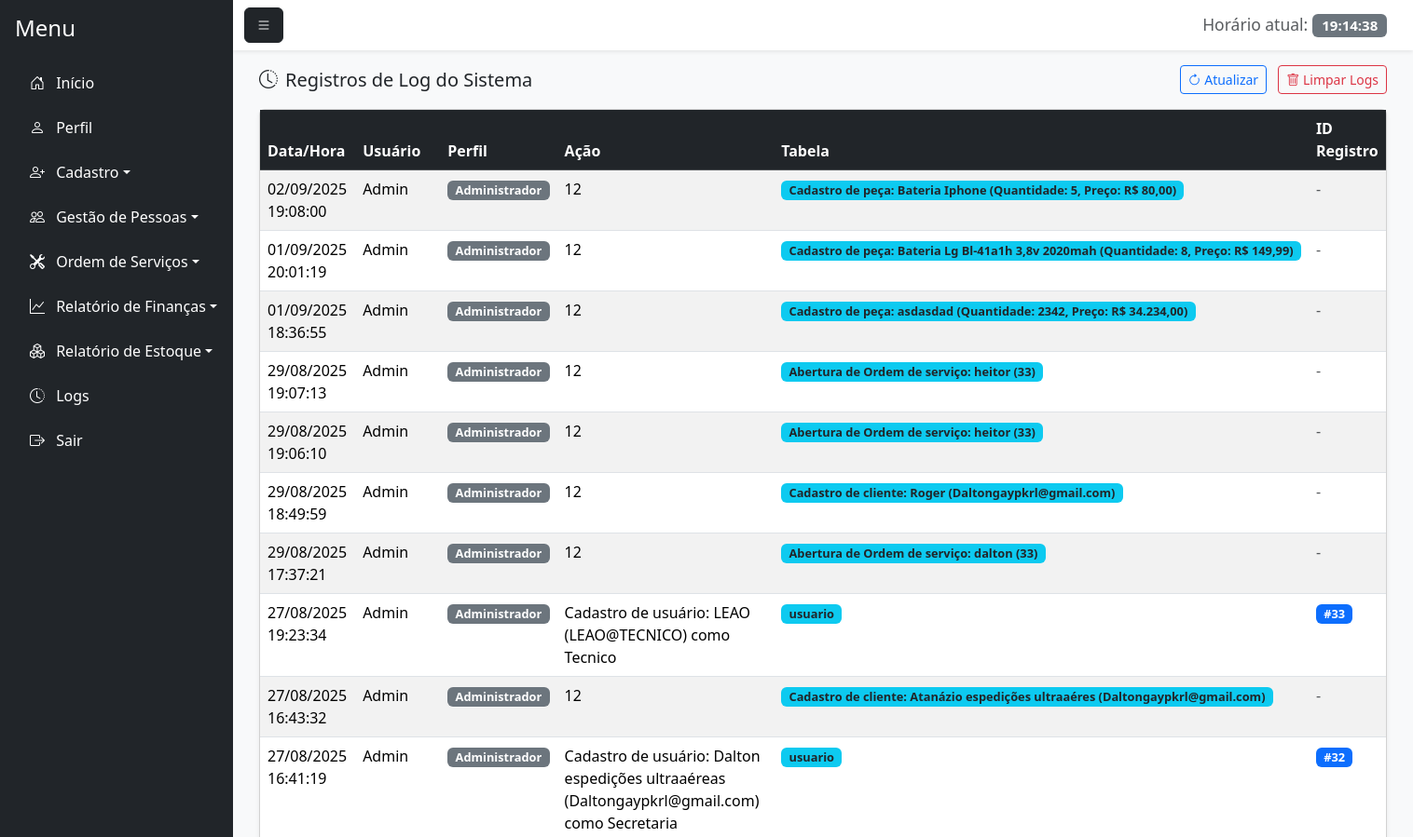
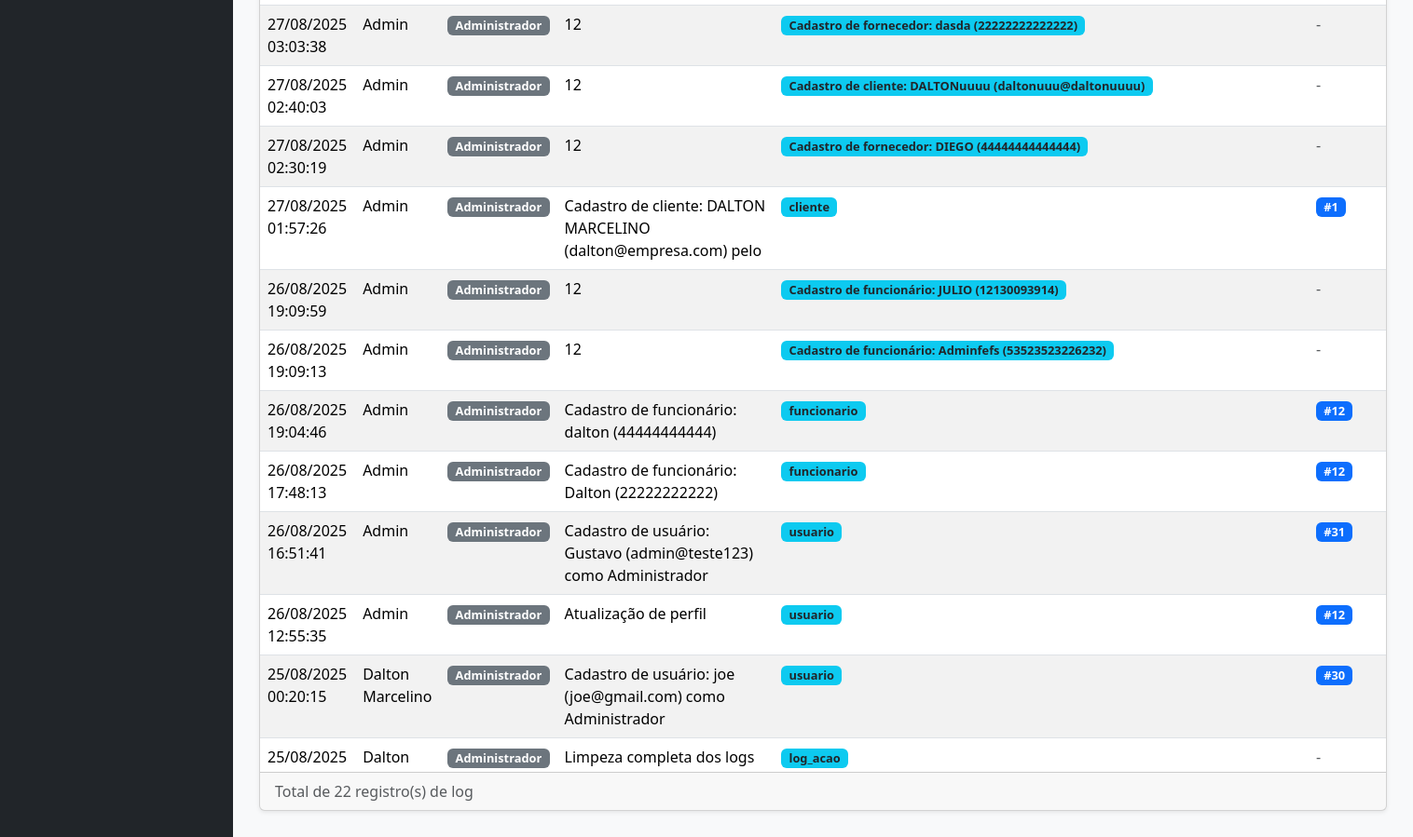
The page /logs.php (signed in) on the database its author committed (2 pictures, top to bottom).
### tables this page shows
CREATE TABLE `log_acao` (
  `id_log` int(11) NOT NULL,
  `id_usuario` int(11) NOT NULL,
  `id_perfil` int(11) NOT NULL,
  `acao` varchar(255) NOT NULL,
  `tabela_afetada` varchar(100) NOT NULL,
  `id_registro` int(11) DEFAULT NULL,
  `data_hora` timestamp NOT NULL DEFAULT current_timestamp()
);

CREATE TABLE `usuario` (
  `id_usuario` int(11) NOT NULL,
  `nome_usuario` varchar(100) NOT NULL,
  `senha` varchar(255) NOT NULL,
  `email` varchar(100) NOT NULL,
  `senha_temporaria` tinyint(1) DEFAULT 0,
  `id_perfil` int(11) NOT NULL,
  `status` enum('Ativo','Inativo') DEFAULT 'Ativo',
  `id_motivo_inatividade` int(11) DEFAULT NULL,
  `data_inatividade` date DEFAULT NULL,
  `observacao_inatividade` text DEFAULT NULL
);

CREATE TABLE `perfil` (
  `id_perfil` int(11) NOT NULL,
  `nome_perfil` varchar(100) NOT NULL
);

### logs.php (the view, shortened to what this page needs)
<?php
require_once 'conexao.php';
require_once 'php/permissoes.php';
$sql = "SELECT l.*, u.nome_usuario, p.nome_perfil
        FROM log_acao l
        JOIN usuario u ON l.id_usuario = u.id_usuario
        JOIN perfil p ON l.id_perfil = p.id_perfil
        ORDER BY l.data_hora DESC";
$stmt = $pdo->query($sql);
$logs = $stmt->fetchAll(PDO::FETCH_ASSOC);
?>
<!DOCTYPE html>
<html lang="pt-BR">
<head>
    <link href="https://cdn.jsdelivr.net/npm/bootstrap@5.3.7/dist/css/bootstrap.min.css" rel="stylesheet">
    <link href="https://cdn.jsdelivr.net/npm/bootstrap-icons@1.11.1/font/bootstrap-icons.css" rel="stylesheet">
</head>
<body>
<div class="d-flex vh-100 bg-light">
    <div class="flex-grow-1 d-flex flex-column">
        <nav class="navbar navbar-light bg-white shadow-sm">
            <div class="container-fluid">
                <button class="btn btn-dark" id="menu-toggle"><i class="bi bi-list"></i></button>
                <span class="navbar-brand mb-0 h1">
                    <small class="text-muted">Horário atual:</small>
                    <span id="liveClock" class="badge bg-secondary"></span>
                </span>
            </div>
        </nav>
        <div class="flex-grow-1 p-3" style="overflow-y: auto;">
            <div class="container-fluid">
                <div class="d-flex justify-content-between align-items-center mb-3">
                    <h5 class="mb-0"><i class="bi bi-clock-history me-2"></i>Registros de Log do Sistema</h5>
                    <div>
                        <button class="btn btn-outline-primary btn-sm me-2" onclick="window.location.reload()">
                            <i class="bi bi-arrow-clockwise"></i> Atualizar
                        </button>
                        <?php if ($_SESSION['perfil'] == 1): ?>
                            <button class="btn btn-outline-danger btn-sm" onclick="confirmarLimpezaLogs()">
                                <i class="bi bi-trash"></i> Limpar Logs
                            </button>
                        <?php endif; ?>
                    </div>
                </div>
                <div class="card shadow-sm">
                    <div class="card-body p-0">
                        <div class="table-responsive">
                            <table class="table table-striped table-hover mb-0">
                                <thead class="table-dark sticky-top">
                                    <tr>
                                        <th>Data/Hora</th>
                                        <th>Usuário</th>
                                        <th>Perfil</th>
                                        <th>Ação</th>
                                        <th>Tabela</th>
                                        <th>ID Registro</th>
                                    </tr>
                                </thead>
                                <tbody>
                                    <?php if (!empty($logs)): ?>
                                        <?php foreach ($logs as $log): ?>
                                            <tr>
                                                <td><?= date('d/m/Y H:i:s', strtotime($log['data_hora'])) ?></td>
                                                <td><?= htmlspecialchars($log['nome_usuario']) ?></td>
                                                <td>
                                                    <span class="badge bg-secondary badge-log">
                                                        <?= htmlspecialchars($log['nome_perfil']) ?>
                                                    </span>
                                                </td>
                                                <td><?= htmlspecialchars($log['acao']) ?></td>
                                                <td>
                                                    <span class="badge bg-info text-dark badge-log">
                                                        <?= htmlspecialchars($log['tabela_afetada']) ?>
                                                    </span>
                                                </td>
                                                <td>
                                                    <?php if ($log['id_registro']): ?>
                                                        <span class="badge bg-primary badge-log">
                                                            #<?= htmlspecialchars($log['id_registro']) ?>
                                                        </span>
                                                    <?php else: ?>
                                                        <span class="text-muted">-</span>
                                                    <?php endif; ?>
                                                </td>
                                            </tr>
                                        <?php endforeach; ?>
                                    <?php endif; ?>
                                </tbody>
                            </table>
                        </div>
                    </div>
                    <?php if (!empty($logs)): ?>
                    <div class="card-footer py-2">
                        <div class="d-flex justify-content-between align-items-center">
                            <div>
                                <span class="text-muted">
                                    Total de <?= count($logs) ?> registro(s) de log
                                </span>
                            </div>
                        </div>
                    </div>
                    <?php endif; ?>
                </div>
            </div>
        </div>
    </div>
</div>
</body>
</html>

### php/permissoes.php (shortened to what this page needs)
<?php
$permissoes = [
    1 => [
        "Início" => ["principal.php"],
        "Perfil" => ["perfil.php"],
        "Cadastro" => [
            "cadastro_usuario.php", "cadastro_cliente.php", "cadastro_funcionario.php",
            "cadastro_fornecedor.php", "cadastro_pecas.php"
        ],
        "Gestão de Pessoas" => [
            "gestao_usuario.php", "gestao_cliente.php", "gestao_funcionario.php",
            "gestao_fornecedor.php"
        ],
        "Ordem de Serviços" => ["nova_ordem.php", "consultar_ordem.php", "pagamento.php"],
        "Relatório de Finanças" => ["relatorio_despesas.php", "relatorio_lucro.php"],
        "Relatório de Estoque" => [
            "relatorio_saida.php", "relatorio_pecas_estoque.php", "relatorio_uso.php"
        ],
        "Logs" => ["logs.php"],
    ],
    2 => [
        "Início" => ["principal.php"],
        "Perfil" => ["perfil.php"],
        "Cadastro" => [
            "cadastro_cliente.php", "cadastro_funcionario.php",
            "cadastro_fornecedor.php", "cadastro_pecas.php"
        ],
        "Gestão de Pessoas" => ["gestao_cliente.php"],
        "Ordem de Serviços" => ["nova_ordem.php", "consultar_ordem.php", "pagamento.php"],
        "Relatório de Estoque" => [
            "relatorio_saida.php", "relatorio_pecas_estoque.php", "relatorio_uso.php"
        ],
    ],
    3 => [
        "Início" => ["principal.php"],
        "Perfil" => ["perfil.php"],
        "Cadastro" => ["cadastro_cliente.php"],
        "Gestão de Pessoas" => ["gestao_cliente.php"],
        "Ordem de Serviços" => ["nova_ordem.php", "consultar_ordem.php", "pagamento.php"],
    ],
    4 => [
        "Início" => ["principal.php"],
        "Perfil" => ["perfil.php"],
        "Cadastro" => ["cadastro_pecas.php"],
        "Ordem de Serviços" => ["nova_ordem.php", "consultar_ordem.php", "pagamento.php"],
        "Relatório de Estoque" => [
            "relatorio_saida.php", "relatorio_pecas_estoque.php", "relatorio_uso.php"
        ],
    ],
];
$id_perfil = $_SESSION['perfil'];
$opcoes_menu = isset($permissoes[$id_perfil]) ? $permissoes[$id_perfil] : [];
$icones_menu = [
    "Início" => "bi-house-door",
    "Perfil" => "bi-person",
    "Cadastro" => "bi-person-plus",
    "Gestão de Pessoas" => "bi-people",
    "Ordem de Serviços" => "bi-tools",
    "Relatório de Finanças" => "bi-graph-up",
    "Relatório de Estoque" => "bi-boxes",
    "Logs" => "bi-clock-history"
];
function formatarNomeExibicao($nomeArquivo) {
    $nome = basename($nomeArquivo, ".php");
    $prefixos = ['cadastro_', 'gestao_', 'relatorio_'];
    foreach ($prefixos as $prefixo) {
        if (strpos($nome, $prefixo) === 0) {
            $nome = substr($nome, strlen($prefixo));
            break;
        }
    }
    $nome = str_replace("_", " ", $nome);
    $nome = ucwords($nome);
    return $nome;
}
$ids = [
    "principal.php" => "menu-inicio",
    "perfil.php" => "menu-perfil",
    "cadastro_usuario.php" => "cadastro_usuario",
    "cadastro_cliente.php" => "cadastro_cliente",
    "cadastro_funcionario.php" => "cadastro_funcionario",
    "cadastro_fornecedor.php" => "cadastro_fornecedor",
    "cadastro_pecas.php" => "cadastro_pecas",
    "gestao_usuario.php" => "menu-gestao-usuario",
    "gestao_cliente.php" => "menu-gestao-cliente",
    "gestao_funcionario.php" => "menu-gestao-funcionario",
    "gestao_fornecedor.php" => "menu-gestao-fornecedor",
    "nova_ordem.php" => "nova_ordem",
    "consultar_ordem.php" => "menu-consultar-ordem",
    "pagamento.php" => "menu-pagamento",
    "relatorio_despesas.php" => "menu-relatorio-despesas",
    "relatorio_lucro.php" => "menu-relatorio-lucro",
    "relatorio_saida.php" => "menu-relatorio-saida",
    "relatorio_pecas_estoque.php" => "menu-relatorio-pecas",
    "relatorio_uso.php" => "menu-relatorio-uso",
    "logs.php" => "menu-logs"
];
function obterIdManual($arquivo) {
    global $ids;
    return isset($ids[$arquivo]) ? $ids[$arquivo] : 'menu-' . basename($arquivo, '.php');
}
function gerarMenu($opcoes_menu, $icones_menu) {
    $html = '';
    foreach ($opcoes_menu as $categoria => $arquivos) {
        $icone = isset($icones_menu[$categoria]) ? $icones_menu[$categoria] : "bi-circle";
        if (count($arquivos) > 1) {
            $html .= '<li class="nav-item mb-2 dropdown">';
            $html .= '<a class="nav-link text-white dropdown-toggle" href="#" id="menu-' . strtolower(str_replace(' ', '-', $categoria)) . '" role="button" data-bs-toggle="dropdown" aria-expanded="false">';
            $html .= '<i class="bi ' . $icone . ' me-2"></i> ' . $categoria;
            $html .= '</a>';
            $html .= '<ul class="dropdown-menu dropdown-menu-dark" aria-labelledby="menu-' . strtolower(str_replace(' ', '-', $categoria)) . '">';
            foreach ($arquivos as $arquivo) {
                $nomeExibicao = formatarNomeExibicao($arquivo);
                $html .= '<li><a class="dropdown-item" id="' . obterIdManual($arquivo) . '" href="' . $arquivo . '">' . $nomeExibicao . '</a></li>';
            }
            $html .= '</ul>';
            $html .= '</li>';
        } else {
            $html .= '<li class="nav-item mb-2">';
            $html .= '<a id="' . obterIdManual($arquivos[0]) . '" href="' . $arquivos[0] . '" class="nav-link text-white">';
            $html .= '<i class="bi ' . $icone . ' me-2"></i> ' . $categoria;
            $html .= '</a>';
            $html .= '</li>';
        }
    }
    return $html;
}
$menu_html = '
<nav id="sidebar" class="bg-dark text-white p-3" style="width: 250px;">
    <h4 class="mb-4">Menu</h4>
    <ul class="nav flex-column">
        ' . gerarMenu($opcoes_menu, $icones_menu) . '
        <li class="nav-item">
            <a id="menu-sair" href="index.php" class="nav-link text-white"><i class="bi bi-box-arrow-right me-2"></i> Sair</a>
        </li>
    </ul>
</nav>
<script>
    document.getElementById("menu-toggle").addEventListener("click", function () {
        document.getElementById("sidebar").classList.toggle("d-none");
    });
    function updateClock() {
        const now = new Date();
        const timeString = now.toLocaleTimeString(\'pt-BR\');
        document.getElementById(\'liveClock\').textContent = timeString;
    }
    setInterval(updateClock, 1000);
    updateClock();
</script>
';
function exibirMenu() {
    global $menu_html;
    echo $menu_html;
}
?>

### logs.php (style rules this page uses)
.table-responsive { max-height: 70vh; overflow-y: auto; }
.badge-log { font-size: 0.8em; }

### rows shown on the page
log_acao: data_hora "02/09/2025 19:08:00", id_usuario.nome_usuario "Admin", id_perfil.nome_perfil "Administrador", acao "12", tabela_afetada "Cadastro de peça: Bateria Iphone (Quantidade: 5, Preço: R$ 80,00)"
log_acao: data_hora "01/09/2025 20:01:19", id_usuario.nome_usuario "Admin", id_perfil.nome_perfil "Administrador", acao "12", tabela_afetada "Cadastro de peça: Bateria Lg Bl-41a1h 3,8v 2020mah (Quantidade: 8, Preço: R$ 149,99)"
log_acao: data_hora "01/09/2025 18:36:55", id_usuario.nome_usuario "Admin", id_perfil.nome_perfil "Administrador", acao "12", tabela_afetada "Cadastro de peça: asdasdad (Quantidade: 2342, Preço: R$ 34.234,00)"
log_acao: data_hora "29/08/2025 19:07:13", id_usuario.nome_usuario "Admin", id_perfil.nome_perfil "Administrador", acao "12", tabela_afetada "Abertura de Ordem de serviço: heitor (33)"
log_acao: data_hora "29/08/2025 19:06:10", id_usuario.nome_usuario "Admin", id_perfil.nome_perfil "Administrador", acao "12", tabela_afetada "Abertura de Ordem de serviço: heitor (33)"
log_acao: data_hora "29/08/2025 18:49:59", id_usuario.nome_usuario "Admin", id_perfil.nome_perfil "Administrador", acao "12", tabela_afetada "Cadastro de cliente: Roger (Daltongaypkrl@gmail.com)"
log_acao: data_hora "29/08/2025 17:37:21", id_usuario.nome_usuario "Admin", id_perfil.nome_perfil "Administrador", acao "12", tabela_afetada "Abertura de Ordem de serviço: dalton (33)"
log_acao: data_hora "27/08/2025 19:23:34", id_usuario.nome_usuario "Admin", id_perfil.nome_perfil "Administrador", acao "Cadastro de usuário: LEAO (LEAO@TECNICO) como Tecnico", tabela_afetada "usuario", id_registro "33"
log_acao: data_hora "27/08/2025 16:43:32", id_usuario.nome_usuario "Admin", id_perfil.nome_perfil "Administrador", acao "12", tabela_afetada "Cadastro de cliente: Atanázio espedições ultraaéres (Daltongaypkrl@gmail.com)"
log_acao: data_hora "27/08/2025 16:41:19", id_usuario.nome_usuario "Admin", id_perfil.nome_perfil "Administrador", acao "Cadastro de usuário: Dalton espedições ultraaéreas (Daltongaypkrl@gmail.com) como Secretaria", tabela_afetada "usuario", id_registro "32"
log_acao: data_hora "27/08/2025 03:03:38", id_usuario.nome_usuario "Admin", id_perfil.nome_perfil "Administrador", acao "12", tabela_afetada "Cadastro de fornecedor: dasda (22222222222222)"
log_acao: data_hora "27/08/2025 02:40:03", id_usuario.nome_usuario "Admin", id_perfil.nome_perfil "Administrador", acao "12", tabela_afetada "Cadastro de cliente: DALTONuuuu (daltonuuu@daltonuuuu)"
log_acao: data_hora "27/08/2025 02:30:19", id_usuario.nome_usuario "Admin", id_perfil.nome_perfil "Administrador", acao "12", tabela_afetada "Cadastro de fornecedor: DIEGO (44444444444444)"
log_acao: data_hora "27/08/2025 01:57:26", id_usuario.nome_usuario "Admin", id_perfil.nome_perfil "Administrador", acao "Cadastro de cliente: DALTON MARCELINO (dalton@empresa.com) pelo", tabela_afetada "cliente", id_registro "1"
log_acao: data_hora "26/08/2025 19:09:59", id_usuario.nome_usuario "Admin", id_perfil.nome_perfil "Administrador", acao "12", tabela_afetada "Cadastro de funcionário: JULIO (12130093914)"
log_acao: data_hora "26/08/2025 19:09:13", id_usuario.nome_usuario "Admin", id_perfil.nome_perfil "Administrador", acao "12", tabela_afetada "Cadastro de funcionário: Adminfefs (53523523226232)"
log_acao: data_hora "26/08/2025 19:04:46", id_usuario.nome_usuario "Admin", id_perfil.nome_perfil "Administrador", acao "Cadastro de funcionário: dalton (44444444444)", tabela_afetada "funcionario", id_registro "12"
log_acao: data_hora "26/08/2025 17:48:13", id_usuario.nome_usuario "Admin", id_perfil.nome_perfil "Administrador", acao "Cadastro de funcionário: Dalton (22222222222)", tabela_afetada "funcionario", id_registro "12"
log_acao: data_hora "26/08/2025 16:51:41", id_usuario.nome_usuario "Admin", id_perfil.nome_perfil "Administrador", acao "Cadastro de usuário: Gustavo (admin@teste123) como Administrador", tabela_afetada "usuario", id_registro "31"
log_acao: data_hora "26/08/2025 12:55:35", id_usuario.nome_usuario "Admin", id_perfil.nome_perfil "Administrador", acao "Atualização de perfil", tabela_afetada "usuario", id_registro "12"
log_acao: data_hora "25/08/2025 00:20:15", id_usuario.nome_usuario "Dalton Marcelino", id_perfil.nome_perfil "Administrador", acao "Cadastro de usuário: joe (joe@gmail.com) como Administrador", tabela_afetada "usuario", id_registro "30"
log_acao: data_hora "25/08/2025…", id_usuario.nome_usuario "Dalton…", id_perfil.nome_perfil "Administrador", acao "Limpeza completa dos logs…", tabela_afetada "log_acao"

### other values the page prints
$categoria "Início"
$categoria "Perfil"
$categoria "Cadastro"
$categoria "Gestão de Pessoas"
$categoria "Ordem de Serviços"
$categoria "Relatório de Finanças"
$categoria "Relatório de Estoque"
$categoria "Logs"
count($logs) "22"
